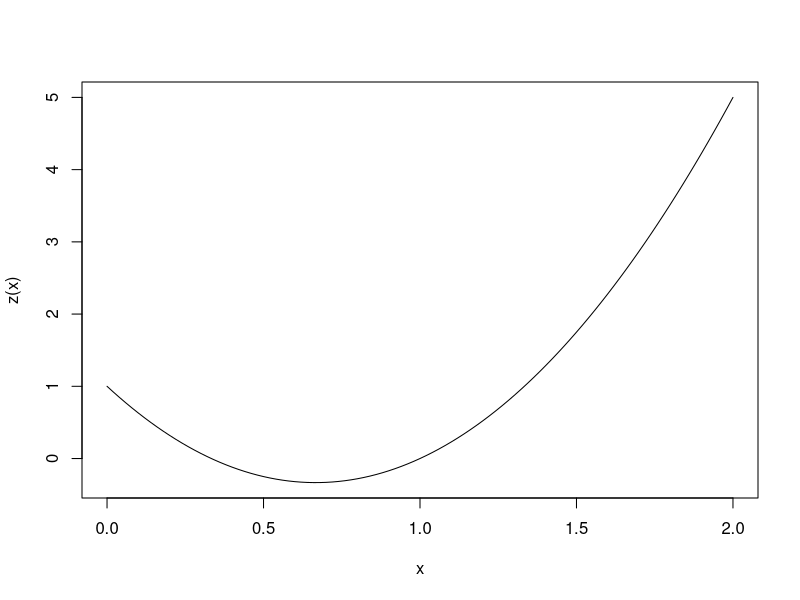

This figure's R source:
######################### Bisection method ###########################
##### Copyright (C) 2016.11.16 Jaeyoung Jung all rights reserved. ####

rm(list=ls(all=TRUE))
gc(reset=TRUE)


### Target function : Problem 4.3
z <- function(x) {
  y <- 3 * x^2 - 4 * x + 1
  return(y)
}

# First order derivative
dz <- function(x) {
  y <- 6 * x - 4
  return(y)
}

# Draw function graph
curve(z, 0, 2)


### Initial value
a <- 0
b <- 2

# Reduction ratio - Bisection ratio : 1/2 ...
ratio <- 1/2

# Convergence ratio
epsilon <- 0.001


### Optimization
Niter <- 10000 # Sufficient number
x_B <- rep(0, Niter)
x_B[1] <- a

for (i in 2:Niter) {
  x_B[i] <- (b + a) * ratio
  
  if (dz(x_B[i]) > 0) {
    b <- x_B[i]
    
    if (abs(x_B[i] - x_B[i-1]) <= epsilon) {
      x_hat <- x_B[i]
      print(paste("x_hat = ", x_B[i], ", ", "Niter = ", i-1, ", ", "Convergence interval = ", abs(x_B[i] - x_B[i-1]), sep = ""))
      break()
    } else {
      print(paste("x_hat = ", x_B[i], ", ", "Niter = ", i-1, ", ", "Convergence interval = ", abs(x_B[i] - x_B[i-1]), sep = ""))
      next
    }
  } else {
    a <- x_B[i]
    
    if (abs(x_B[i] - x_B[i-1]) <= epsilon) {
      x_hat <- x_B[i]
      print(paste("x_hat = ", x_B[i], ", ", "Niter = ", i-1, ", ", "Convergence interval = ", abs(x_B[i] - x_B[i-1]), sep = ""))
      break()
    } else {
      print(paste("x_hat = ", x_B[i], ", ", "Niter = ", i-1, ", ", "Convergence interval = ", abs(x_B[i] - x_B[i-1]), sep = ""))
      next
    }
  }
} 
